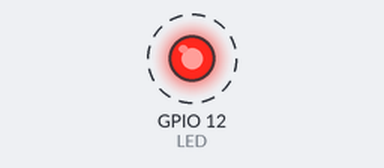
The sketch below on a simulated ESP32. On the bench: output pins drawn as LEDs (lit = HIGH). Dashed ring = blinking. What the sketch prints to the serial monitor is not drawn.

Above: at 0.5 s.
Timing chart, 0 to 4.6 s (numbered marks = the images above):
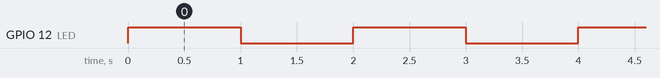

The sketch:

sketch.ino
```cpp
#define LED 12

void setup() {
  // put your setup code here, to run once:
  Serial.begin(9600);
  Serial.println("Hello, ESP32!");
  pinMode(LED, OUTPUT);
}

void loop() {
  // put your main code here, to run repeatedly:
  digitalWrite(LED, HIGH);        //led is high
  delay(1000);                    //delay of 1 second
  digitalWrite(LED, LOW);         //led is low
  delay(1000);                    //delay of 1 second
}
```

Measured:
- by itself, GPIO 12 (LED): alternates HIGH for 1.0 s and LOW for 1.0 s
